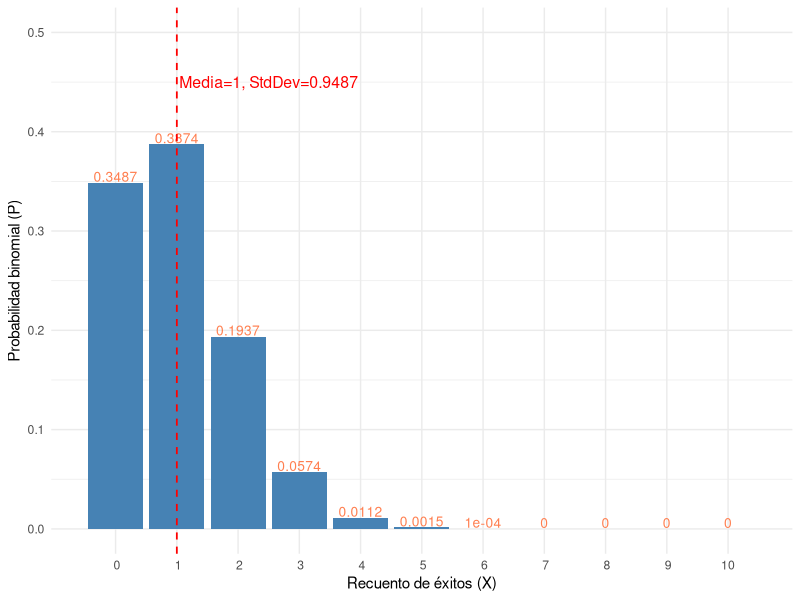

The R script that drew this image:
## ---- chunk 1
knitr::opts_chunk$set(echo = TRUE, warning = FALSE, message = FALSE)
## ---- chunk 2
library(tidyverse)

proba<-data.frame(p=c(
dbinom(0,10,.1),
dbinom(1,10,.1),
dbinom(2,10,.1),
dbinom(3,10,.1),
dbinom(4,10,.1),
dbinom(5,10,.1),
dbinom(6,10,.1),
dbinom(7,10,.1),
dbinom(8,10,.1),
dbinom(9,10,.1),
dbinom(10,10,.1)), 
X=c(0,1,2,3,4,5,6,7,8,9,10))

proba<-mutate(proba, p=round( p, 4))


ggplot(proba,aes(X, p))+
  geom_bar(stat="identity", fill="steelblue")+
  labs(x="Recuento de éxitos (X)", y="Probabilidad binomial (P)")+
  geom_text(aes(label=p), vjust=-.1, color="coral", size=3.5)+
  theme_minimal()+
 scale_x_discrete(limits=c(0,1,2,3,4,5,6,7,8,9,10 ))+
  geom_vline(xintercept = 1, linetype="dashed", color="red", size=.6)+
  annotate("text", x=2.5, y=.45, size=4,color="red",label="Media=1, StdDev=0.9487")+ theme(legend.title=element_blank())+
  expand_limits(y = .5)+
  expand_limits(x = 0)

  
